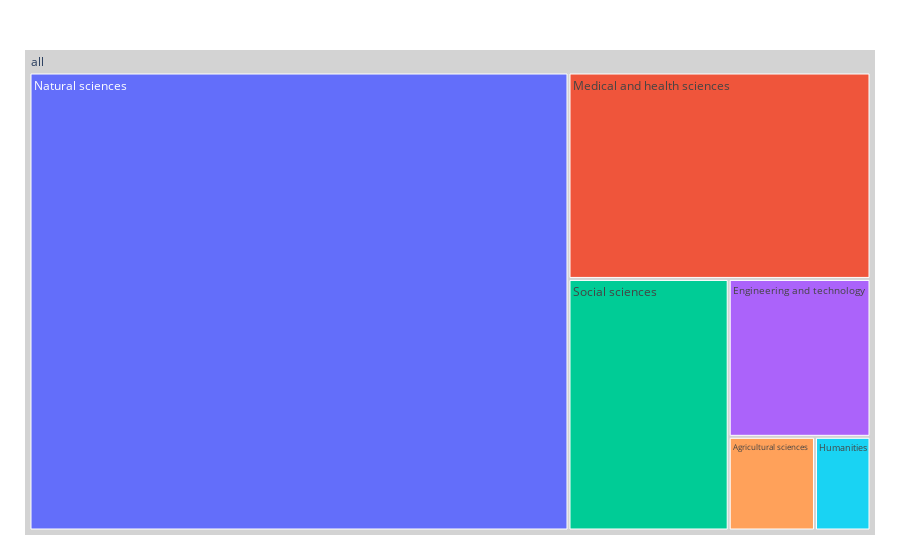

Notebook code cell kept with this figure:
### Code cell
df = pd.DataFrame(items)
fig = go.Figure()

fig.add_trace(go.Treemap(
    ids = df.id,
    labels = df.label,
    values = df.val,
    parents = df.parent,
    maxdepth=2,
    root_color="lightgrey"
))

fig.update_layout(margin = dict(t=50, l=25, r=25, b=25))

fig.show()

### Figure 1 — Plotly figure (JSON) as saved in the notebook; plotly's stock layout.template omitted (floating-point values rounded to 4 significant figures)
{"data": [{"ids": ["0", "1.0", "1.1", "1.2", "1.3", "1.4", "1.5", "1.6", "1.7", "2.0", "2.1", "2.2", "2.3", "2.4", "2.5", "2.6", "2.7", "2.8", "2.9", "2.1", "2.11", "3.0", "3.1", "3.2", "3.3", "3.4", "3.5", "4.0", "4.1", "4.2", "4.3", "4.4", "4.5", "5.0", "5.1", "5.2", "5.3", "5.4", "5.5", "5.6", "5.7", "5.8", "5.9", "6.0", "6.1", "6.2", "6.3", "6.4", "6.5"], "labels": ["all", "Natural sciences", "Mathematics", "Computer and information sciences", "Physical sciences", "Chemical sciences", "Earth and related environmental sciences", "Biological sciences", "Other natural sciences", "Engineering and technology", "Civil engineering", "Electrical engineering, electronic engineering, information engineering", "Mechanical engineering", "Chemical engineering", "Materials engineering", "Medical engineering", "Environmental engineering", "Environmental biotechnology", "Industrial biotechnology", "Nanotechnology", "Other engineering and technologies", "Medical and health sciences", "Basic medicine", "Clinical medicine", "Health sciences", "Medical biotechnology", "Other medical sciences", "Agricultural sciences", "Agriculture, forestry and fisheries", "Animal and dairy science", "Veterinary sciences", "Agricultural biotechnology", "Other agricultural sciences", "Social sciences", "Psychology", "Economics and business", "Educational sciences", "Sociology", "Law", "Political science", "Social and economic geography", "Media and communications", "Other social sciences", "Humanities", "History and archaeology", "Languages and literature", "Philosophy, ethics and religion", "Arts (arts, history of arts, performing arts, music)", "Other humanities"], "maxdepth": 2, "parents": ["", "0", "1.0", "1.0", "1.0", "1.0", "1.0", "1.0", "1.0", "0", "2.0", "2.0", "2.0", "2.0", "2.0", "2.0", "2.0", "2.0", "2.0", "2.0", "2.0", "0", "3.0", "3.0", "3.0", "3.0", "3.0", "0", "4.0", "4.0", "4.0", "4.0", "4.0", "0", "5.0", "5.0", "5.0", "5.0", "5.0", "5.0", "5.0", "5.0", "5.0", "0", "6.0", "6.0", "6.0", "6.0", "6.0"], "root": {"color": "lightgrey"}, "type": "treemap", "values": [0, 502, 33800, 63788, 18367, 65112, 93589, 303448, 25, 9, 9774, 4501, 6890, 3924, 5862, 3605, 6288, 144, 72, 916, 10490, 142, 792, 61972, 80705, 1079, 1432, 63, 4232, 1505, 1177, 10404, 1563, 2699, 16319, 10555, 2607, 40305, 1155, 11347, 2356, 7119, 2, 1431, 1274, 4014, 2734, 2509, 229]}], "layout": {"margin": {"b": 25, "l": 25, "r": 25, "t": 50}}}
